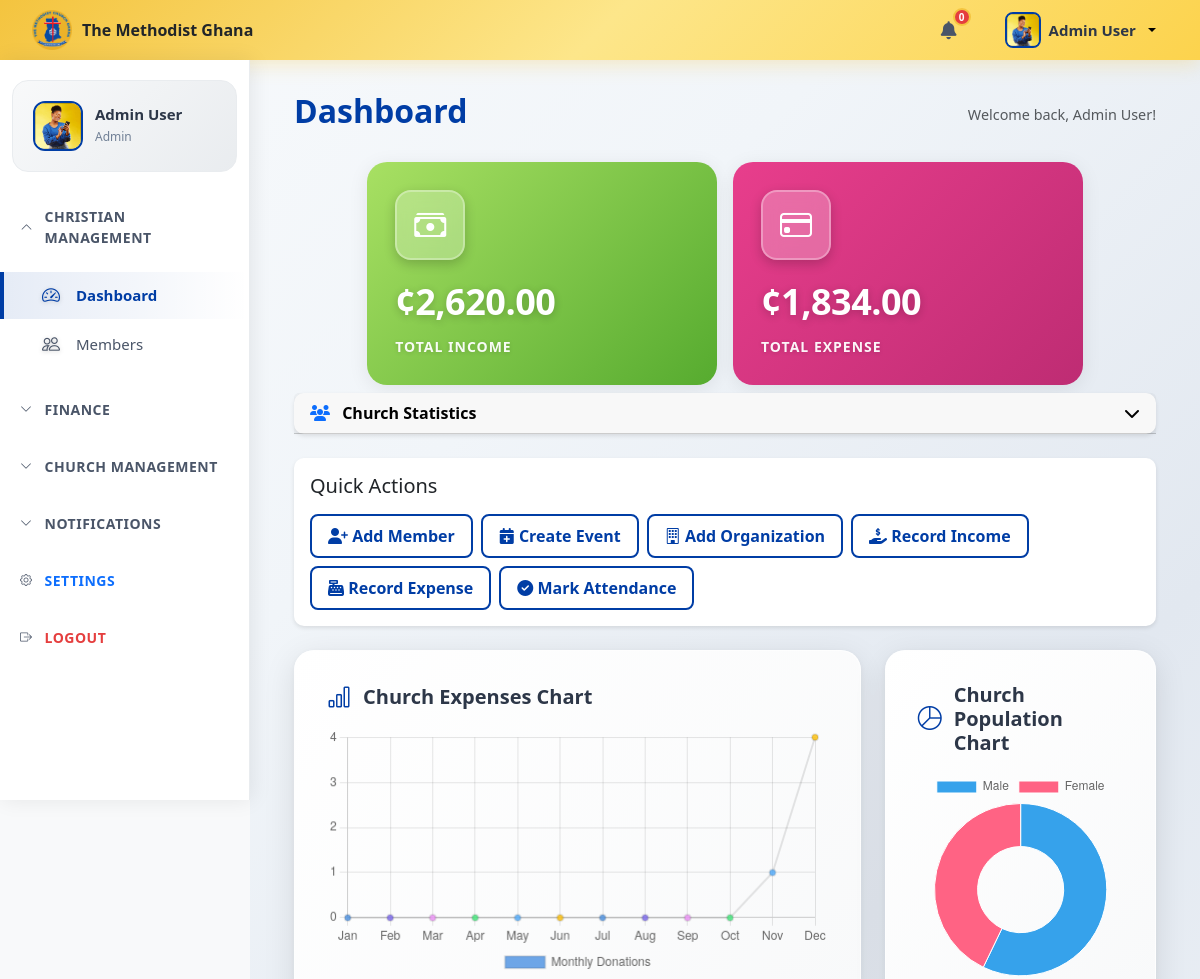
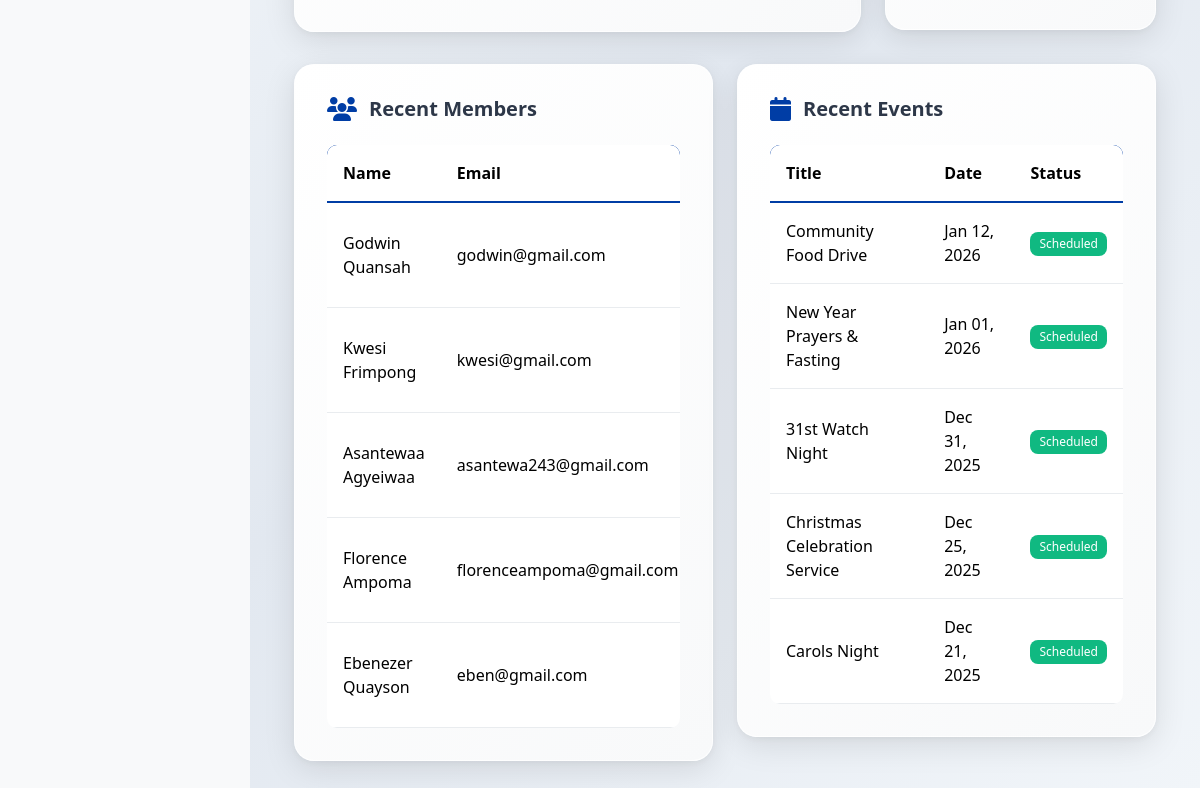
The app's page /app/views/dashboard.php (signed in) with its own data (2 pictures, top to bottom).
### tables this page shows
CREATE TABLE `settings` (
  `id` int(11) NOT NULL,
  `setting_key` varchar(100) NOT NULL,
  `setting_value` longtext DEFAULT NULL,
  `description` text DEFAULT NULL,
  `created_at` timestamp NOT NULL DEFAULT current_timestamp(),
  `updated_at` timestamp NOT NULL DEFAULT current_timestamp() ON UPDATE current_timestamp()
);

CREATE TABLE `users` (
  `id` int(11) NOT NULL,
  `email` varchar(255) NOT NULL,
  `password` varchar(255) NOT NULL,
  `first_name` varchar(100) NOT NULL,
  `last_name` varchar(100) NOT NULL,
  `role_id` int(11) NOT NULL,
  `phone` varchar(20) DEFAULT NULL,
  `profile_photo` varchar(255) DEFAULT NULL,
  `is_active` tinyint(1) DEFAULT 1,
  `created_at` timestamp NOT NULL DEFAULT current_timestamp(),
  `updated_at` timestamp NOT NULL DEFAULT current_timestamp() ON UPDATE current_timestamp()
);

CREATE TABLE `members` (
  `id` int(11) NOT NULL,
  `user_id` int(11) DEFAULT NULL,
  `first_name` varchar(100) NOT NULL,
  `last_name` varchar(100) NOT NULL,
  `email` varchar(255) DEFAULT NULL,
  `phone` varchar(20) DEFAULT NULL,
  `date_of_birth` date DEFAULT NULL,
  `gender` enum('Male','Female') DEFAULT NULL,
  `join_date` date DEFAULT NULL,
  `status` enum('active','inactive','transferred','deceased') NOT NULL DEFAULT 'active',
  `address` varchar(255) DEFAULT NULL,
  `city` varchar(100) DEFAULT NULL,
  `area` varchar(150) DEFAULT NULL,
  `landmark` varchar(255) DEFAULT NULL,
  `gps` varchar(20) DEFAULT NULL,
  `region` varchar(100) DEFAULT NULL,
  `emergency_contact_name` varchar(100) DEFAULT NULL,
  `emergency_phone` varchar(20) DEFAULT NULL,
  `member_img` varchar(255) DEFAULT NULL,
  `created_at` timestamp NOT NULL DEFAULT current_timestamp(),
  `updated_at` timestamp NOT NULL DEFAULT current_timestamp() ON UPDATE current_timestamp()
);

CREATE TABLE `events` (
  `id` int(11) NOT NULL,
  `title` varchar(255) NOT NULL,
  `description` text DEFAULT NULL,
  `event_date` datetime NOT NULL,
  `location` varchar(255) DEFAULT NULL,
  `capacity` int(11) DEFAULT NULL,
  `organizer_id` int(11) DEFAULT NULL,
  `status` varchar(50) DEFAULT 'scheduled',
  `created_at` timestamp NOT NULL DEFAULT current_timestamp(),
  `updated_at` timestamp NOT NULL DEFAULT current_timestamp() ON UPDATE current_timestamp()
);

### app/views/dashboard.php (the view, shortened to what the rows shown need)
<?php
require_once __DIR__ . '/../../config/database.php';
require_once __DIR__ . '/../models/Member.php';
require_once __DIR__ . '/../models/Event.php';
$db = Database::getInstance();
$memberModel = new Member();
$eventModel = new Event();
$male_count = $memberModel->getMaleCount();
$female_count = $memberModel->getFemaleCount();
$recent_members = $memberModel->getRecentMembers();
$recent_events = $eventModel->getRecentEvents();
$monthlyDonations = $db->fetchAll("SELECT MONTH(donation_date) AS month, COUNT(*) AS total FROM donations GROUP BY MONTH(donation_date)");
$monthlyTotals = array_fill(0, 12, 0);
foreach ($monthlyDonations as $d){
    $monthlyTotals[$d['month'] - 1] = (int)$d['total'];
}
$jsDonationData = json_encode($monthlyTotals);
?>
<?php include 'header.php'; ?>
<div class="main-content">
    <?php include 'sidebar.php'; ?>
    <div class="container-fluid">
        <div class="d-flex justify-content-between align-items-center mb-4">
            <h2 class="fw-bold" style="color: var(--primary-color);">Dashboard</h2>
        </div>
        <div class="row g-4 mt-2">
            <div class="col-lg-6">
                <div class="chart-container">
                    <div class="table-responsive">
                        <table class="table table-hover mb-0">
                            <thead>
                                <tr style="background: var(--primary-color); color: white;">
                                    <th>Name</th>
                                    <th>Email</th>
                                </tr>
                            </thead>
                            <tbody>
                                <?php foreach ($recent_members as $member): ?>
                                    <tr>
                                        <td><?php echo htmlspecialchars($member['first_name'] . ' ' . $member['last_name']); ?></td>
                                        <td><?php echo htmlspecialchars($member['email'] ?? 'N/A'); ?></td>
                                    </tr>
                                <?php endforeach; ?>
                            </tbody>
                        </table>
                    </div>
                </div>
            </div>
            <div class="col-lg-6">
                <div class="chart-container">
                    <div class="table-responsive">
                        <table class="table table-hover mb-0">
                            <thead>
                                <tr style="background: var(--primary-color); color: white;">
                                    <th>Title</th>
                                    <th>Date</th>
                                    <th>Status</th>
                                </tr>
                            </thead>
                            <tbody>
                                <?php foreach ($recent_events as $event): ?>
                                    <tr>
                                        <td><?php echo htmlspecialchars($event['title']); ?></td>
                                        <td><?php echo date('M d, Y', strtotime($event['event_date'])); ?></td>
                                        <td><span class="badge bg-success"><?php echo ucfirst($event['status']); ?></span></td>
                                    </tr>
                                <?php endforeach; ?>
                            </tbody>
                        </table>
                    </div>
                </div>
            </div>
        </div>
    </div>
</div>
<script>
    const donationData =<?php echo $jsDonationData;?>;
    const ctx = document.getElementById("donationsChart");
    const ctx1 = document.getElementById("ministryChart");
    const totalMales = <?php echo $male_count?>;
    const totalFemales = <?php echo $female_count?>;
    console.log(donationData);
    // Chart for Donations
    new Chart(ctx, {
        type: "line",
        data: {
            labels: ["Jan","Feb","Mar","Apr","May","Jun","Jul","Aug","Sep","Oct","Nov","Dec"],
            datasets: [{
                label: "Monthly Donations",
                data: donationData,
                backgroundColor: [
              "rgba(74, 144, 226, 0.8)",
              "rgba(123, 104, 238, 0.8)",
              "rgba(240, 147, 251, 0.8)",
              "rgba(67, 233, 123, 0.8)",
              "rgba(79, 172, 254, 0.8)",
              "rgba(255, 193, 7, 0.8)",
            ],
                borderWidth: 2
            }]
        },
       options: {
         responsive: true,
         maintainAspectRatio: true,
         scales: {
           y: {
             beginAtZero: true,
              ticks: {
                precision: 0,
            //    stepSize: 5,
              },
           },
         },
         plugins: {
           legend: { position: "bottom" },
         },
       },
});
//Chart for Gender
new Chart(ctx1,{
    type:'doughnut',
    data:{
        labels:['Male', 'Female'],
        datasets:[{
            data:[totalMales, totalFemales],
            borderWidth:1
        }]
    }
});
document.querySelectorAll('[data-bs-toggle="collapse"]').forEach(header => {
    header.addEventListener('click', function () {
        const icon = this.querySelector('.fa-chevron-down');
        icon.classList.toggle('rotate');
    });
});
</script>

### app/views/navbar.php (shortened to what the rows shown need)
<?php
require_once __DIR__ . '/../../config/database.php';
?>
    <nav class="top-navbar">
        <div class="top-nav-left">
            <div class="d-none d-md-flex align-items-center">
                <img src="<?php echo BASE_URL;?>/assets/images/methodist-logo.png" alt="Logo" style="height: 40px; margin-right: 10px;">
                <span class="fw-bold text-dark"><?php echo htmlspecialchars($church_name); ?></span>
            </div>
        </div>
        <div class="top-nav-right">
            <div class="dropdown user-dropdown ms-2">
                <button class="user-profile-btn dropdown-toggle" data-bs-toggle="dropdown">
                    <img src="<?php echo BASE_URL; echo '/'; echo htmlspecialchars($user['profile_photo'] ?? '/assets/images/placeholder-user.jpg'); ?>" alt="User" class="user-thumbnail">
                    <span class="d-none d-md-inline user-name-top"><?php echo htmlspecialchars($user['first_name'] . ' ' . $user['last_name']); ?></span>
                </button>
            </div>
        </div>
    </nav>
</body>
</html>

### app/views/sidebar.php (shortened to what the rows shown need)
<?php
include_once __DIR__ . '/../../config/database.php';
$pdo = Database::getInstance()->getConnection();
$userId = $_SESSION['user_id'] ?? null;
$user = null;
if($userId) {
    $stmt = $pdo->prepare("SELECT first_name, last_name, profile_photo FROM users WHERE id = :id");
    $stmt->execute([':id' => $userId]);
    $user = $stmt->fetch(PDO::FETCH_ASSOC);
}
?>
<nav class="sidebar sidebar-menu-groups" id="sidebar">
    <div class="sidebar-user-card">
        <div class="user-avatar">
            <img src="<?php echo BASE_URL; echo '/'; echo htmlspecialchars($user['profile_photo'] ?? '/assets/images/placeholder-user.jpg'); ?>" alt="User">
        </div>
        <div class="user-info">
            <h6><?php echo htmlspecialchars($user['first_name'] . ' ' . $user['last_name']); ?></h6>
            <span class="user-role"><?php echo htmlspecialchars($_SESSION['user_role']); ?></span>
        </div>
    </div>
</nav>

### records on screen
settings: setting_value "The Methodist Ghana"
users: profile_photo (picture), first_name+last_name "Admin User"
members: first_name+last_name "Godwin Quansah", email "godwin@gmail.com"
members: first_name+last_name "Kwesi Frimpong", email "kwesi@gmail.com"
members: first_name+last_name "Asantewaa Agyeiwaa", email "asantewa243@gmail.com"
members: first_name+last_name "Florence Ampoma", email "florenceampoma@gmail.com"
members: first_name+last_name "Ebenezer Quayson", email "eben@gmail.com"
events: title "Community Food Drive", event_date "Jan 12, 2026", status "Scheduled"
events: title "New Year Prayers & Fasting", event_date "Jan 01, 2026", status "Scheduled"
events: title "31st Watch Night", event_date "Dec 31, 2025", status "Scheduled"
events: title "Christmas Celebration Service", event_date "Dec 25, 2025", status "Scheduled"
events: title "Carols Night", event_date "Dec 21, 2025", status "Scheduled"

### other values on screen
$unread_count['COUNT(*)'] "0"
$_SESSION['user_role'] "Admin"
$_SESSION['user_name'] "Admin User"
$donation_total['total'] "2,620.00"
$totalExpenses['total_amount'] "1,834.00"
chart data {{ $jsDonationData }} [0,0,0,0,0,0,0,0,0,0,1,4]
chart data {{ $male_count }} 4
chart data {{ $female_count }} 3
